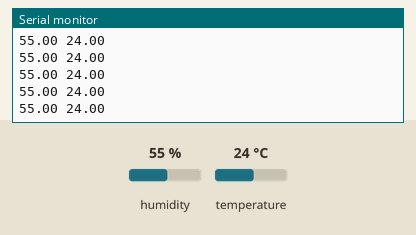
Simulated run of this sketch. Board: TI Tiva C LaunchPad. On the bench: the last lines printed to the serial monitor. Inputs (shaded band) come from the test bench; at power-on: humidity 55 %, temperature 24 °C.

Above: at 1.2 s.
1.3 s: humidity set to 22 %
At 1.5 s:
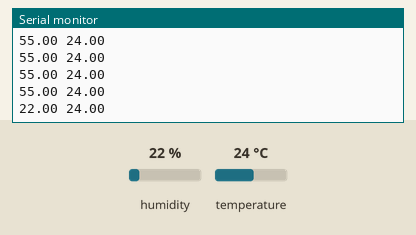
2.8 s: temperature set to 12 °C
At 2.85 s:
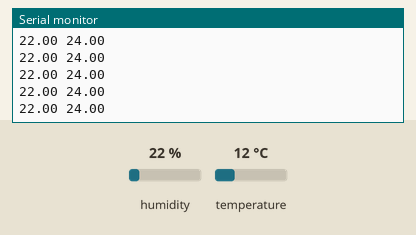
4.3 s: humidity set to 40 %
At 4.33 s:
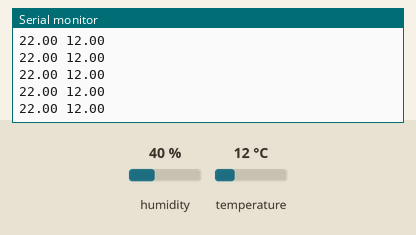
Timing chart, 0 to 7.3 s (numbered marks = the images above; inputs shaded):
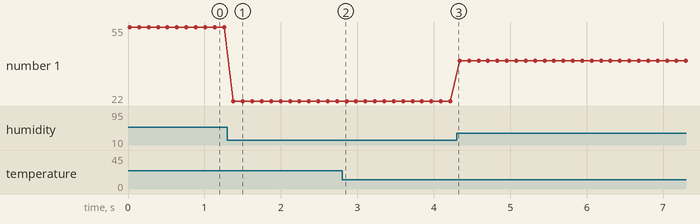

Measured:
- after the input at 1.3 s, the serial monitor: prints a new line after 0.08 s (image 1)
- plotted number 1: 55 → 22 after the input at 1.3 s, 22 → 40 after the input at 4.3 s

The sketch:

DHT11.ino
```cpp
#include <dht11.h>
#define DHT11PIN PD_6

dht11 DHT11;

void setup()
{
  Serial.begin(9600);

}

void loop()
{
  Serial.println();

  int chk = DHT11.read(DHT11PIN);

  //Serial.print("Humidity (%): ");
  Serial.print((float)DHT11.humidity, 2);
  Serial.print(" ");
  //Serial.print("Temperature (C): ");
  Serial.println((float)DHT11.temperature, 2);

  delay(100);

}
```
